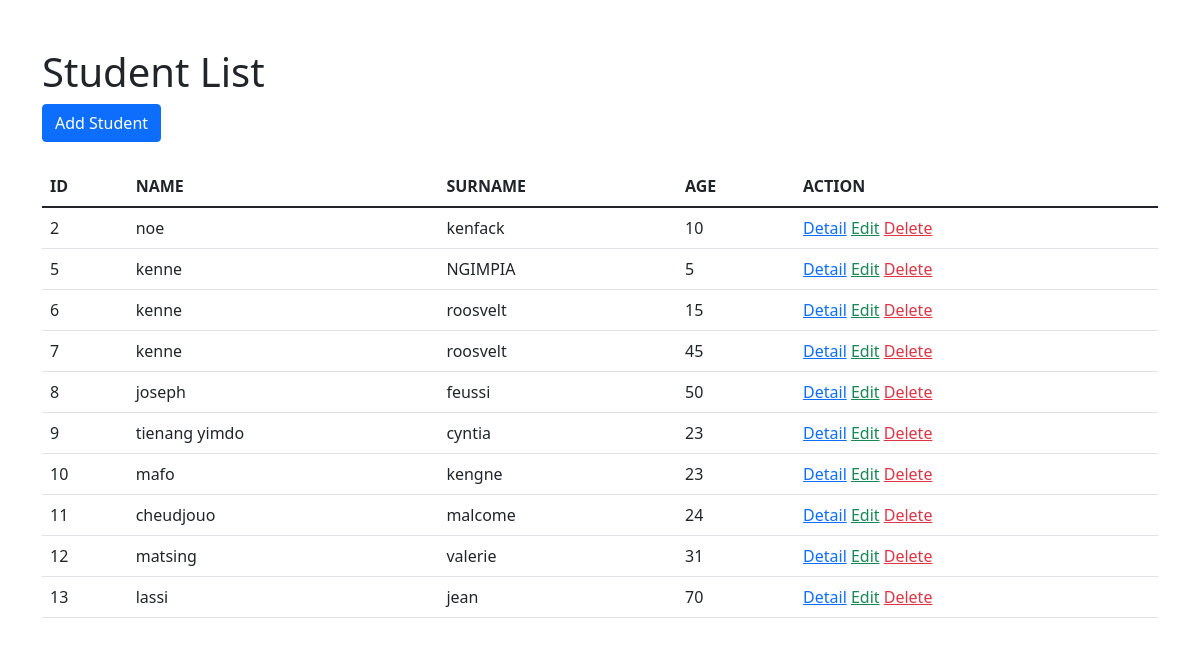
The page / on the database its author committed.
### tables this page shows
CREATE TABLE `student` (
  `id` int(11) NOT NULL,
  `name` varchar(100) NOT NULL,
  `surname` varchar(255) DEFAULT NULL,
  `age` int(2) NOT NULL
);

### index.php (the view, shortened to what this page needs)
<?php
    require_once("bd/connection.php");
    $sql = "SELECT * FROM student";
    $stmt = $db->prepare($sql);
    $stmt-> execute();
    $students = $stmt -> fetchAll();
?>
<!DOCTYPE html>
<html lang="en">
<head>
    <link rel="stylesheet" href="css/bootstrap.min.css">
</head>
<body>
    <div class="container mt-5">
        <div class="row">
            <section class="col-md">
                <h1>Student List</h1>
                <a href="logic/create.php" class="btn btn-primary"> Add Student</a>
                <table class="table mt-4">
                    <thead>
                        <th>ID</th>
                        <th>NAME</th>
                        <th>SURNAME</th>
                        <th>AGE</th>
                        <th>ACTION</th>
                    </thead>
                    <tbody>
                        <?php foreach($students as $student){ ?>
                        <tr>
                            <td><?= $student["id"]?></td>
                            <td><?= $student["name"]?></td>
                            <td><?= $student["surname"]?></td>
                            <td><?= $student["age"]?></td>
                            <td>
                                <a href="logic/details.php?id=<?=$student["id"] ?>" class="text-blue">Detail</a>
                                <a href="logic/edit.php?id=<?=$student["id"] ?>" class="text-success">Edit</a>
                                <a href="logic/delete.php?id=<?=$student["id"] ?>" class="text-danger">Delete</a>
                            </td>
                        </tr>
                        <?php }  ?>
                    </tbody>
                </table>
            </section>
        </div>
    </div>
</body>
</html>

### rows shown on the page
student: id "2", name "noe", surname "kenfack", age "10"
student: id "5", name "kenne", surname "NGIMPIA", age "5"
student: id "6", name "kenne", surname "roosvelt", age "15"
student: id "7", name "kenne", surname "roosvelt", age "45"
student: id "8", name "joseph", surname "feussi", age "50"
student: id "9", name "tienang yimdo", surname "cyntia", age "23"
student: id "10", name "mafo", surname "kengne", age "23"
student: id "11", name "cheudjouo", surname "malcome", age "24"
student: id "12", name "matsing", surname "valerie", age "31"
student: id "13", name "lassi", surname "jean", age "70"
